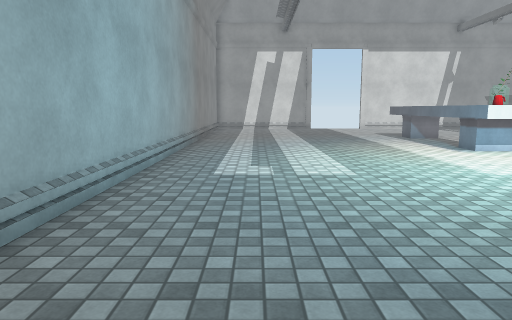
view 1 (above)

20 first-person views from a walk through a scene from a Unity 3-D project. The camera is 1.4 m above the floor, tilts 8° down and sees 70° across. Doors are open. The floor is counted in squares, 1 m on a side. Each view is taken from the middle of a square. On the plan, view 1 faces up. The plan holds only what a view shows up to about 16 squares ahead; the rest is blank. Some surface patterns are stand-ins.

view 2
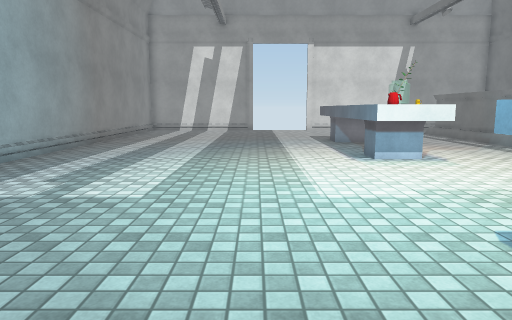

view 3
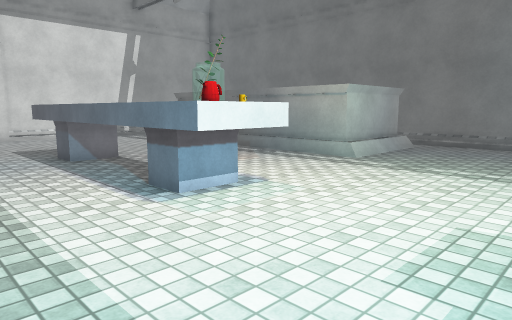

view 4
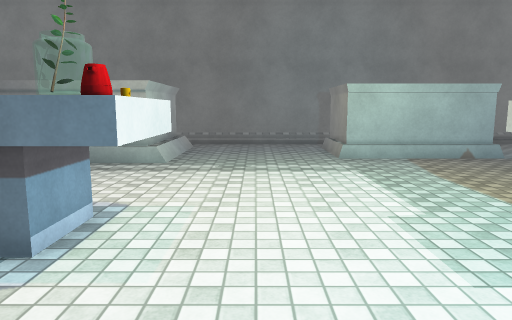

view 5
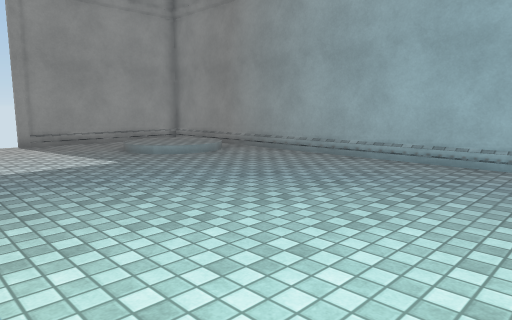

view 6
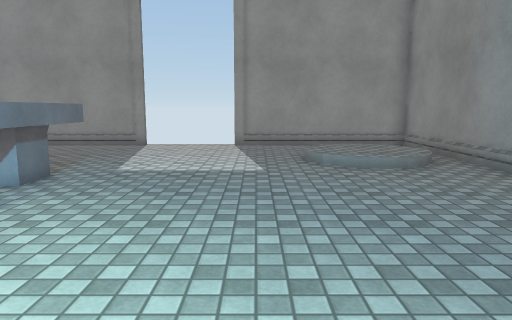

view 7
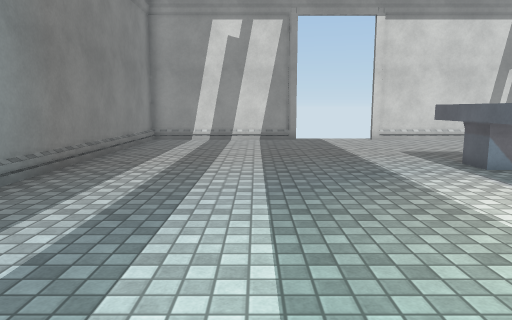

view 8
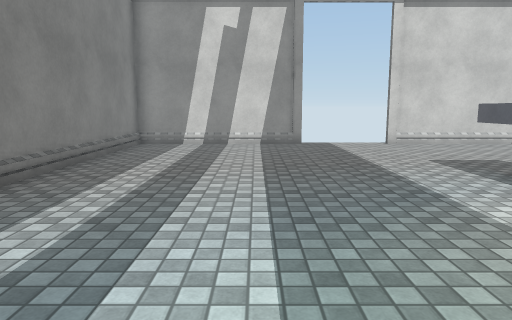

view 9
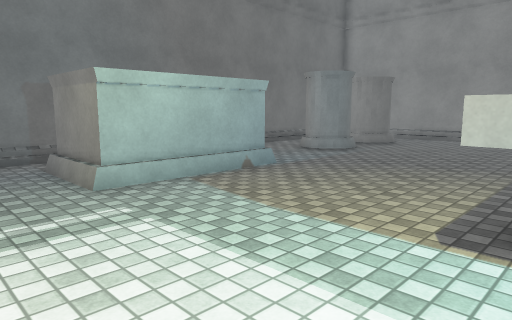

view 10
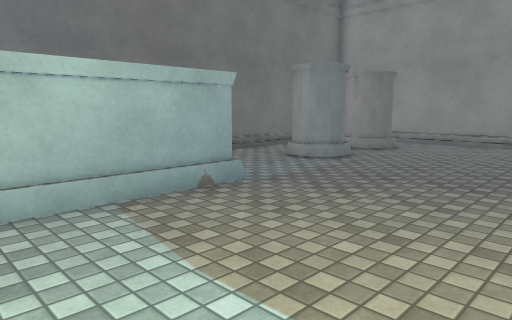

view 11
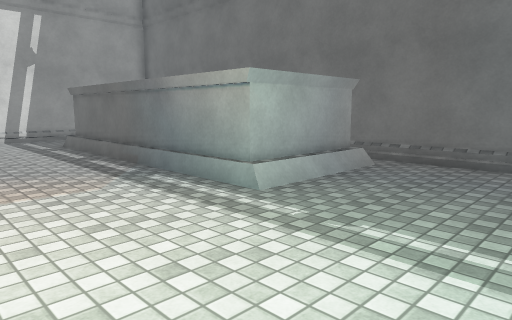

view 12
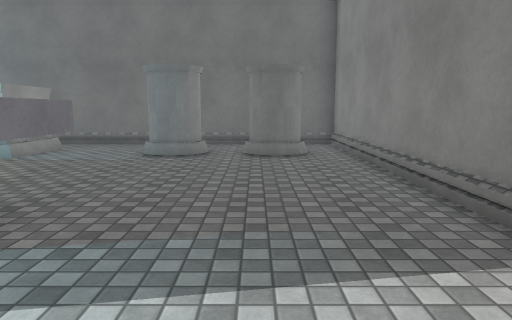

view 13
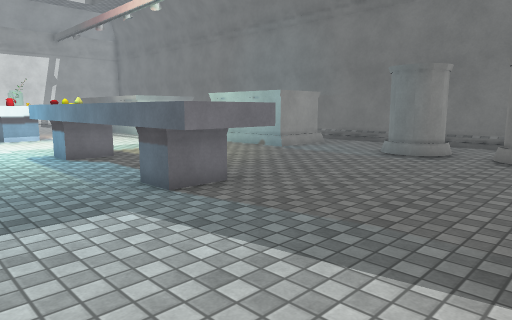

view 14
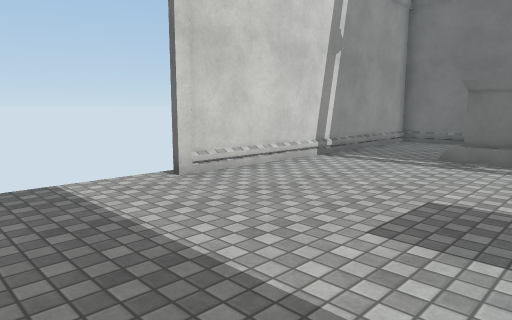

view 15
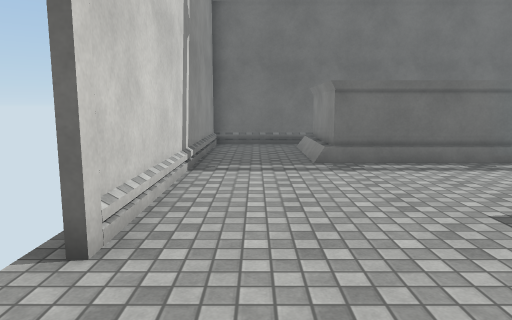

view 16
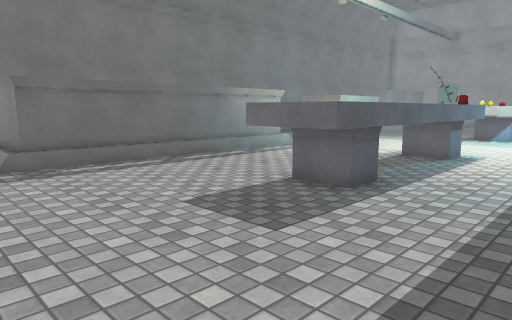

view 17
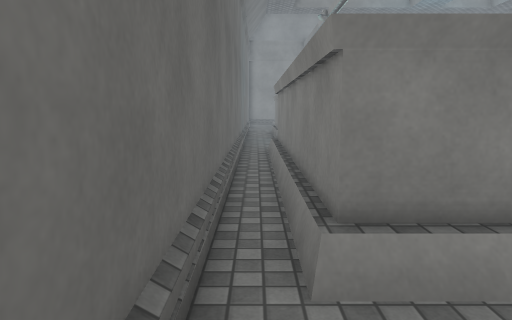

view 18
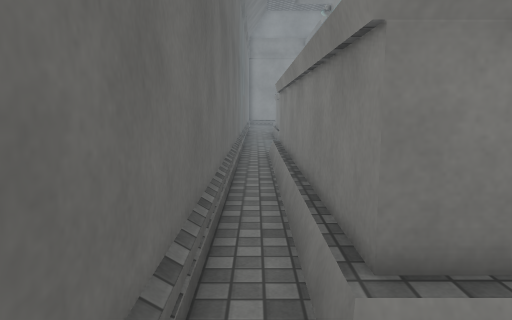

view 19
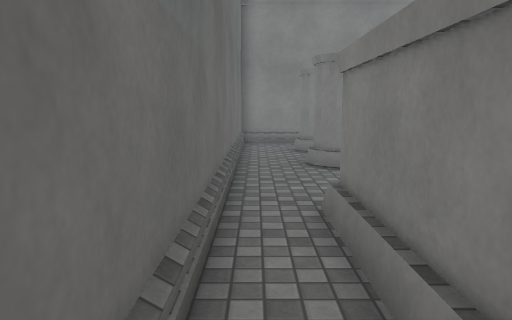

view 20
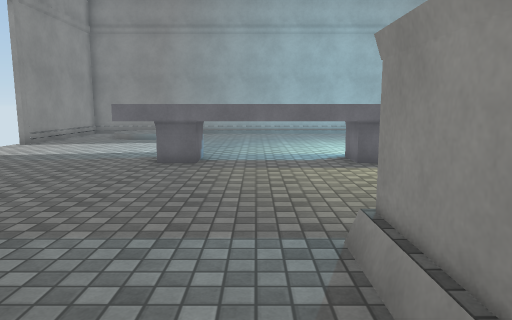

### Floor plan
Key: @ floor where view 1 was taken; # wall or solid block; . main floor; : floor 0.25 m higher than the main floor; / step, stairs or slope; D open door; ^ raised ledge; P plant; O other object.
Columns run from 3 left of view 1 to 19 right of it. Each row starts with its distance up from view 1.
 26 #######DDDD############
 25 #.....................#
 24 #.....................#
 23 #.....................#
 22 #................####.#
 21 #................#  #.#
 20 #................#  #.#
 19 #.........^^^....#  #.#
 18 #.........^^^....#  #.#
 17 #.........^^^....#  #.#
 16 #.........^  ....#  #.#
 15 #.........^  ....#  #.#
 14 #.........^  ....#  #.#
 13 #.........^^^....####.#
 12 #.........#P^.........#
 11 #.........#^..........#
 10 #.....................#
  9 #.....................#
  8 #.....................#
  7 #.................###.#
  6 #.........^O^.....###.#
  5 #.........^^^.....###.#
  4 #.........^ ^.....###.#
  3 #.........^ ^.....###.#
  2 #.........^ ^.........#
  1 #.........^ ^.........#
  0 #..@......^^^.........#
 -1 #.........^^^.....##..#
 -2 #./:/.............##..#
 -3 #/:::.................#
 -4 #.::/.............##..#
 -5 # ./..............##..#
 -6 #   ..................#
 -7 #######DDDD############

Positions as (right, up) in squares from view 1, and headings:
1: (0, 0), facing up
2: (4, 2), facing up
3: (4, 7), facing up-right
4: (4, 10), facing right
5: (7, 8), facing down-left
6: (3, 7), facing down
7: (2, 9), facing up
8: (2, 11), facing up
9: (8, 10), facing down-right
10: (9, 8), facing down-right
11: (9, 8), facing up-right
12: (4, -4), facing right
13: (4, -6), facing up-right
14: (3, 19), facing up-right
15: (4, 24), facing right
16: (4, 24), facing down-right
17: (18, 25), facing down
18: (18, 24), facing down
19: (18, 8), facing down
20: (18, 2), facing left
